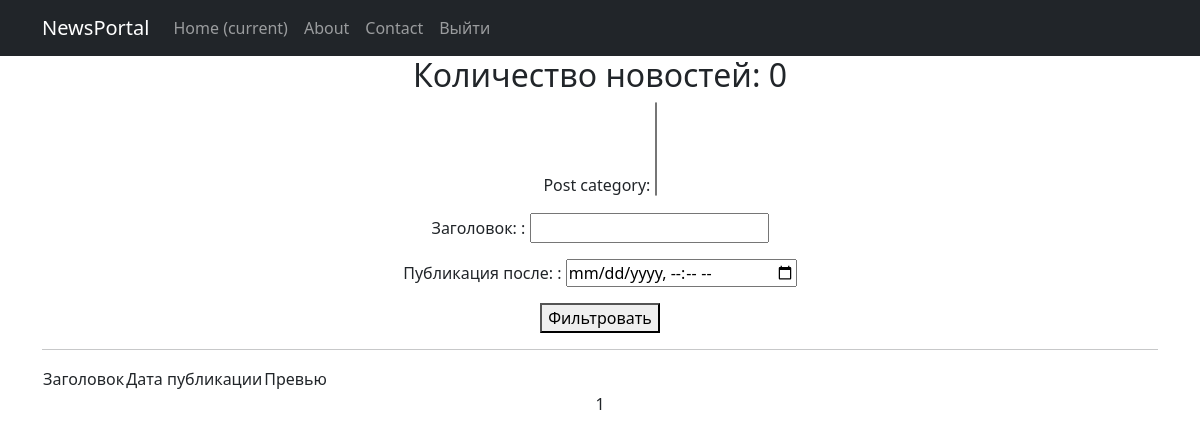
The app's page /list/, older data.
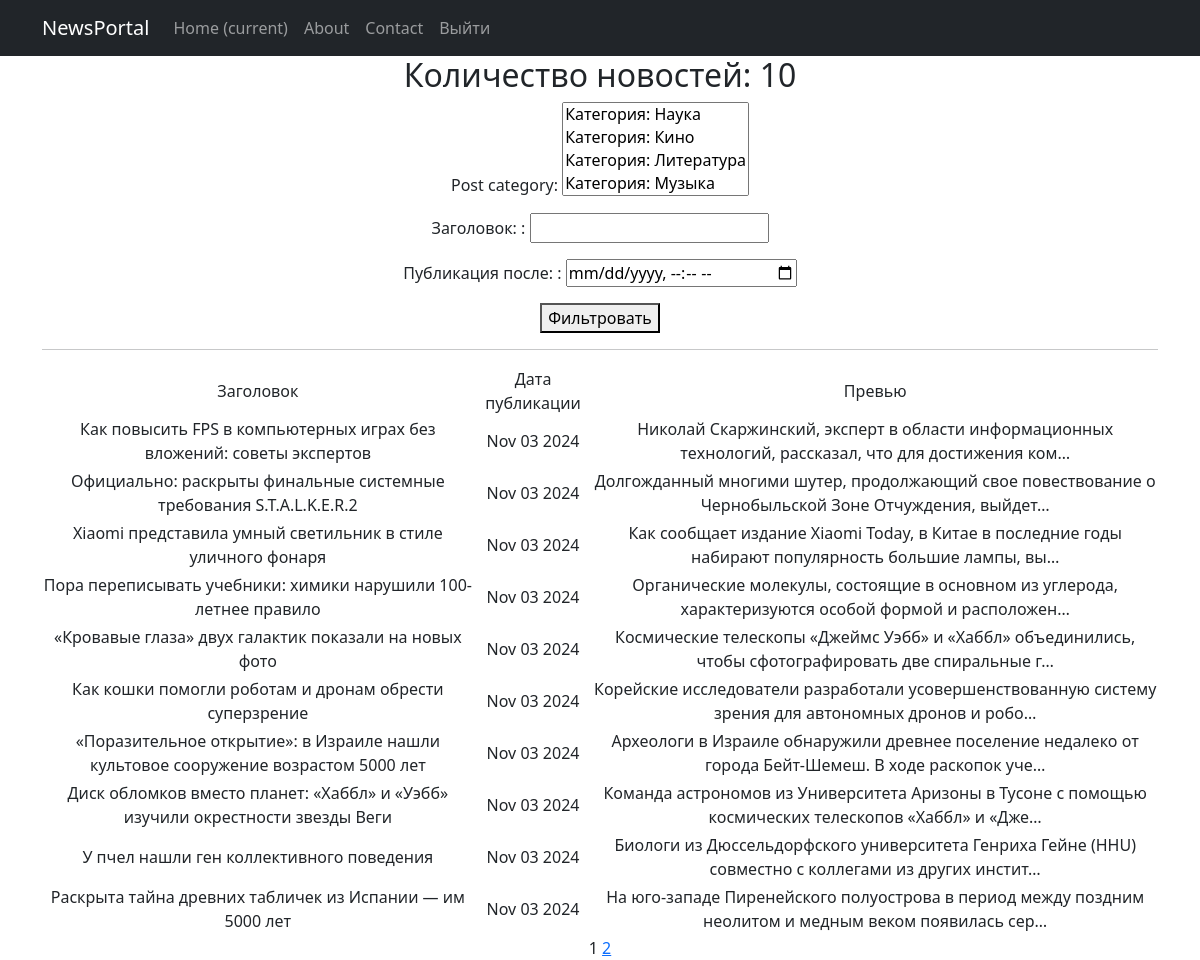
The same page, newer data.
### portal/models.py (models this page shows, shortened)
class Post(models.Model):
    author = models.ForeignKey(Author, on_delete=models.CASCADE)
    CHOICE = [
        ("NW", "Новость"),
        ("AR", "Статья"),
    ]
    field_choice = models.CharField(max_length=2, choices=CHOICE, default="NW")
    time_in = models.DateTimeField(auto_now_add=True)
    post_category = models.ManyToManyField(Category, through="PostCategory", related_name="category")
    header = models.CharField(max_length=150)
    content = models.TextField()
    rating = models.IntegerField(default=0)
    class Meta:
        verbose_name = "Публикация"
        verbose_name_plural = "Публикации"

### portal/views.py (the view)
# urls.py: path('list/', NewsList.as_view(), name='list_news'),
class NewsList(ListView):
    model = Post
    ordering = '-time_in'
    template_name = 'news.html'
    context_object_name = 'news_list'
    paginate_by = 10
    def get_queryset(self):
        queryset = super().get_queryset()
        self.filterset = NewsFilter(self.request.GET, queryset)
        return self.filterset.qs
    def get_context_data(self, **kwargs):
        context = super().get_context_data(**kwargs)
        context["filterset"] = self.filterset
        return context

### portal/models.py (called while the page is built)
    def __str__(self):
        return f"Категория: {self.name}"

### portal/templates/news.html (shortened to what this page needs)
{% extends 'flatpages/default.html' %}
{% load my_filters %}
{% block navbar %} NewsPortal {% endblock navbar %}
{% block content %}
    <h2>Количество новостей: {{ news_list|length }}</h2>
    <form method="get">
        {{ filterset.form.as_p }}
        <button type="submit">Фильтровать</button>
    </form>
    <hr>
    <table>
        <tr>
            <td>Заголовок</td>
            <td>Дата публикации</td>
            <td>Превью</td>
        </tr>
        {% for news in news_list %}
            <tr>
                <td>{{ news.header }}</td>
                <td>{{ news.time_in | date:'M d Y' }}</td>
                <td> {{ news.content | truncatechars:100 }}</td>
            </tr>
                <td>
                </td>
        {% endfor %}
    </table>
    {{ page_obj.number }}
    {% if page_obj.has_next %}
        <a href="?page={{ page_obj.next_page_number }}">{{ page_obj.next_page_number }}</a>
    {% endif %}
{% endblock content %}

### portal/templates/flatpages/default.html (shortened to what this page needs)
<!DOCTYPE html>
<html lang="en">
<head>
  {% load static %}
  <link href="{% static 'css/styles.css' %}" rel="stylesheet" />
</head>
<body>
  <nav class="navbar navbar-expand-lg navbar-dark bg-dark static-top">
    <div class="container">
      <a class="navbar-brand" href="#">{% block navbar %}{% endblock navbar %}</a>
      <div class="collapse navbar-collapse" id="navbarResponsive">
        <ul class="navbar-nav ml-auto">
          <li class="nav-item active">
            <a class="nav-link" href="#">Home
              <span class="sr-only">(current)</span>
            </a>
          </li>
          <li class="nav-item">
            <a class="nav-link" href="/about/">About</a>
          </li>
          <li class="nav-item">
            <a class="nav-link" href="/contacts/">Contact</a>
          </li>
            <li class="nav-item">
            <a class="nav-link" href="http://127.0.0.1:8000/accounts/logout/">Выйти</a>
            </li>
        </ul>
      </div>
    </div>
  </nav>
  <div class="container">
    <div class="row">
      <div class="col-lg-12 text-center">
       {% block content %}{% endblock content %}
      </div>
    </div>
  </div>
</body>
</html>

Row changes from the older to the newer data that the page shows:
added Post: header "Как повысить FPS в компьютерных играх без вложений: советы экспертов", time_in "Nov 03 2024", content "Николай Скаржинский, эксперт в области информационных технологий, рассказал, что для достижения ком…"
added Post: header "Официально: раскрыты финальные системные требования S.T.A.L.K.E.R.2", time_in "Nov 03 2024", content "Долгожданный многими шутер, продолжающий свое повествование о Чернобыльской Зоне Отчуждения, выйдет…"
added Post: header "Xiaomi представила умный светильник в стиле уличного фонаря", time_in "Nov 03 2024", content "Как сообщает издание Xiaomi Today, в Китае в последние годы набирают популярность большие лампы, вы…"
added Post: header "Пора переписывать учебники: химики нарушили 100-летнее правило", time_in "Nov 03 2024", content "Органические молекулы, состоящие в основном из углерода, характеризуются особой формой и расположен…"
added Post: header "«Кровавые глаза» двух галактик показали на новых фото", time_in "Nov 03 2024", content "Космические телескопы «Джеймс Уэбб» и «Хаббл» объединились, чтобы сфотографировать две спиральные г…"
added Post: header "Как кошки помогли роботам и дронам обрести суперзрение", time_in "Nov 03 2024", content "Корейские исследователи разработали усовершенствованную систему зрения для автономных дронов и робо…"
added Post: header "«Поразительное открытие»: в Израиле нашли культовое сооружение возрастом 5000 лет", time_in "Nov 03 2024", content "Археологи в Израиле обнаружили древнее поселение недалеко от города Бейт-Шемеш. В ходе раскопок уче…"
added Post: header "Диск обломков вместо планет: «Хаббл» и «Уэбб» изучили окрестности звезды Веги", time_in "Nov 03 2024", content "Команда астрономов из Университета Аризоны в Тусоне с помощью космических телескопов «Хаббл» и «Дже…"
added Post: header "У пчел нашли ген коллективного поведения", time_in "Nov 03 2024", content "Биологи из Дюссельдорфского университета Генриха Гейне (HHU) совместно с коллегами из других инстит…"
added Post: header "Раскрыта тайна древних табличек из Испании — им 5000 лет", time_in "Nov 03 2024", content "На юго-западе Пиренейского полуострова в период между поздним неолитом и медным веком появилась сер…"
Text that changed along with them:
{{ news_list|length }}: "0" → "10"
form field post_category: (not shown) → "Категория: Наука / Категория: Кино / Категория: Литература / Категория: Музыка"
{{ page_obj.next_page_number }}: (not shown) → "2"
